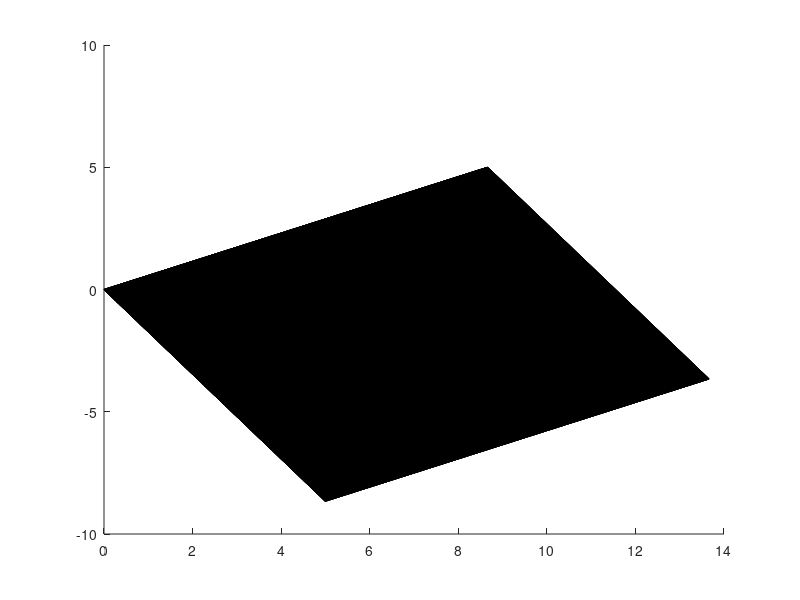

Write MATLAB code to recreate this figure.
Sommets=[
%Objet parallélépipède
0,0,0;
10,0,0;
10,10,0;
10,0,10;
0,10,0;
0,10,10;
0,0,10;
10,10,10];
Triangles=[
%Objet parallélépipède
1,2,3;
1,3,5;
1,4,2;
1,7,4;
1,5,6;
1,6,7;
2,8,3;
2,4,8;
5,3,8;
5,8,6;
7,8,4;
7,6,8];
Sommets = Sommets*[cos(pi/3) -sin(pi/3) 0
    sin(pi/3) cos(pi/3) 0
    0 0 1];
patch('Faces',Triangles,'Vertices',Sommets);